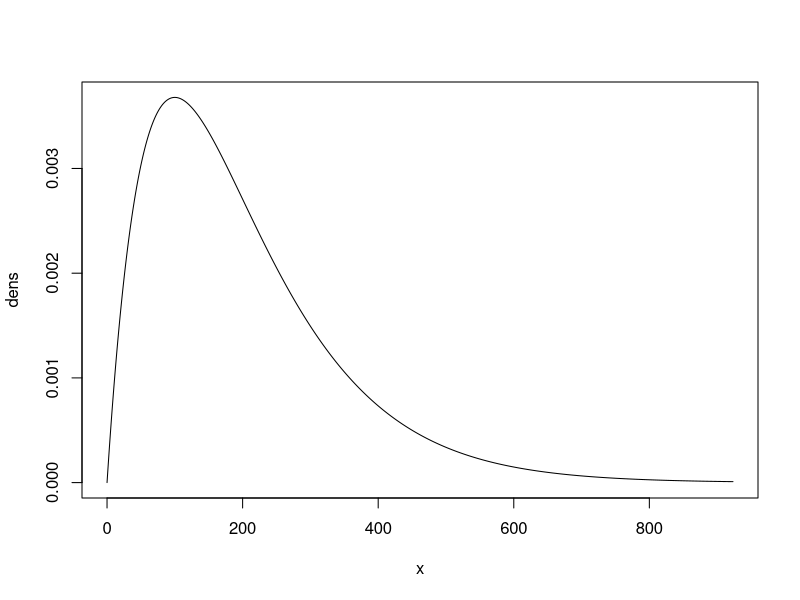

Recreate this plot in R.
### R script to define gamma-distributed priors for the lamba parameter in SNAPP analyses.
### By Ivan Prates, June 2018.
### Smithsonian National Museum of Natural History, Washington DC, USA.

# We'll use the viridis color palletes for plotting:
#install.packages("viridis")
library(viridis)

# Setting Yule diversification process (lambda) prior
ntips = 3
rate = 213.675213675 # This is the value we need; estimated through Oak's pyule python script
height = 0.0039
length = 0.00936

# Then, implement gamma parameters as:
shape = 2
scale = 100

# Plot:
x.max = qgamma(0.999, shape = 2.0, scale = 100.0)
x = seq(from=0, to=x.max, by=x.max/1000)
dens = dgamma(x, shape = 2.0, scale = 100.0)
plot(x, dens, type='l')

median(dgamma(x, shape = 2.0, scale = 100.0))

mean_gam = shape*scale
mean_gam

var_gam = shape*(scale^2)
var_gam

# Done!
